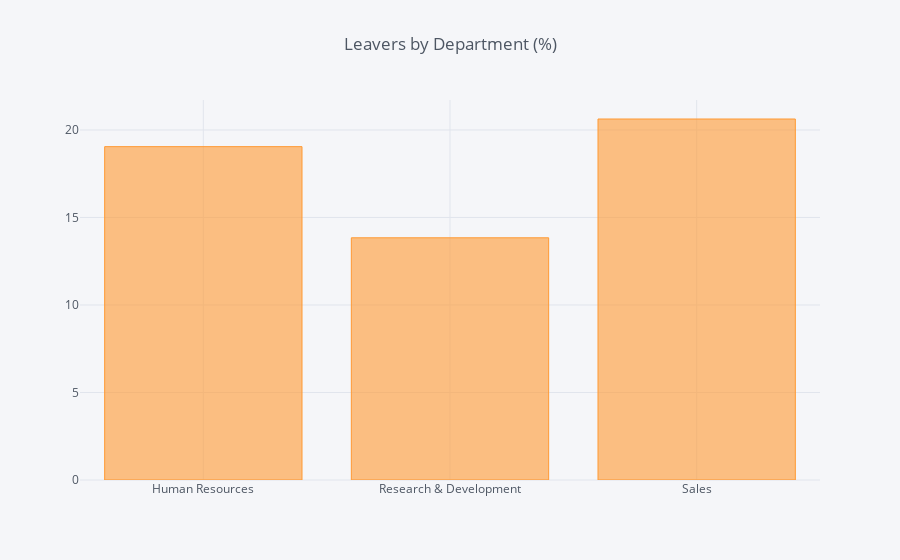

Notebook cell for this chart:
### Code cell
df_Department = pd.DataFrame(columns=["Department", "% of Leavers"])
i=0
for field in list(df_HR['Department'].unique()):
    ratio = df_HR[(df_HR['Department']==field)&(df_HR['Attrition']=="Yes")].shape[0] / df_HR[df_HR['Department']==field].shape[0]
    df_Department.loc[i] = (field, ratio*100)
    i += 1
    #print("In {}, the ratio of leavers is {:.2f}%".format(field, ratio*100))    
df_DF = df_Department.groupby(by="Department").sum()
df_DF.iplot(kind='bar',title='Leavers by Department (%)')

### Figure 1 — Plotly figure (JSON) as saved in the notebook; plotly's stock layout.template omitted (floating-point values rounded to 4 significant figures)
{"data": [{"marker": {"color": "rgba(255, 153, 51, 0.6)", "line": {"color": "rgba(255, 153, 51, 1.0)", "width": 1}}, "name": "% of Leavers", "orientation": "v", "text": "", "type": "bar", "uid": "3b8d1ae8-3e2c-4de7-9e55-76ef61d319f4", "x": ["Human Resources", "Research & Development", "Sales"], "y": [19.05, 13.84, 20.63]}], "layout": {"legend": {"bgcolor": "#F5F6F9", "font": {"color": "#4D5663"}}, "paper_bgcolor": "#F5F6F9", "plot_bgcolor": "#F5F6F9", "title": {"font": {"color": "#4D5663"}, "text": "Leavers by Department (%)"}, "xaxis": {"gridcolor": "#E1E5ED", "showgrid": true, "tickfont": {"color": "#4D5663"}, "title": {"font": {"color": "#4D5663"}, "text": ""}, "zerolinecolor": "#E1E5ED"}, "yaxis": {"gridcolor": "#E1E5ED", "showgrid": true, "tickfont": {"color": "#4D5663"}, "title": {"font": {"color": "#4D5663"}, "text": ""}, "zerolinecolor": "#E1E5ED"}}}
